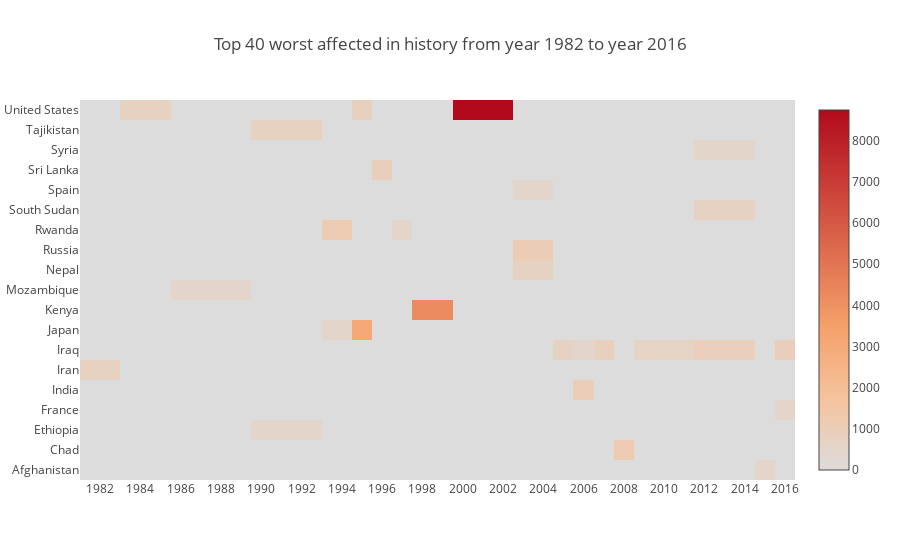

Notebook source saved alongside this figure:
### Code cell
# Use plotly for interactive viewing

import plotly.offline as py
py.init_notebook_mode(connected=True)
import plotly.graph_objs as go
colorscale = [[0, '#edf8fb'], [.3, '#00BEFF'],  [.6, '#8856a7'],  [1, '#810f7M']]
heatmap = go.Heatmap(z=heat.as_matrix(), x=heat.columns, y=heat.index, colorscale=colorscale)
data = [heatmap]
layout = go.Layout(
    title='Top 40 worst affected in history from year 1982 to year 2016',
    xaxis = dict(ticks='', nticks=20),
    yaxis = dict(ticks='')
)
fig = go.Figure(data=data, layout=layout)
py.iplot(fig, filename='heatmap',show_link=False)

### Figure 1 — Plotly figure (JSON) as saved in the notebook; plotly's stock layout.template omitted (floating-point values rounded to 4 significant figures; data arrays with more than 128 entries replaced by an {"elided": "..."} marker saying what was removed)
{"data": [{"colorscale": [[0, "#edf8fb"], [0.3, "#00BEFF"], [0.6, "#8856a7"], [1, "#810f7M"]], "type": "heatmap", "x": [1982, 1984, 1987, 1992, 1994, 1995, 1996, 1997, 1998, 2001, 2004, 2005, 2006, 2007, 2008, 2009, 2014, 2015, 2016], "y": ["Afghanistan", "Chad", "Ethiopia", "France", "India", "Iran", "Iraq", "Japan", "Kenya", "Mozambique", "Nepal", "Russia", "Rwanda", "South Sudan", "Spain", "Sri Lanka", "Syria", "Tajikistan", "United States"], "z": {"elided": "19x19 float values"}}], "layout": {"title": "Top 40 worst affected in history from year 1982 to year 2016", "xaxis": {"nticks": 20, "ticks": ""}, "yaxis": {"ticks": ""}}}
